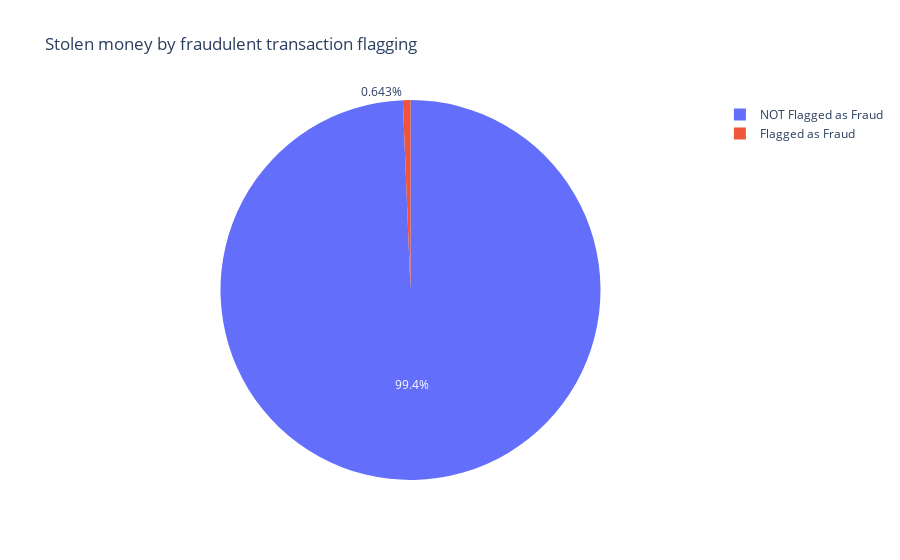

Notebook source saved alongside this figure:
### Markdown cell above
As we can see from this output, the transactions that were NOT flagged as fraud, were transferring millions of dollars to other accounts, so the business model is not performing correct when determining to flag an transaction as fraud or not, because the majority of the money transferred(stolen), are those that are not flagged as fraud, as you can see from the chart below. The total money stolen from transactions that **are** fraud consists of 0.643% of the total money stolen.

### Code cell
px.pie(all_fraud_transactions, names=['Flagged as Fraud', 'NOT Flagged as Fraud'], values=[all_fraud_flagged_transactions['total_money_transferred'].sum(), all_fraud_not_flagged_transactions['total_money_transferred'].sum()], title='Stolen money by fraudulent transaction flagging')

### Figure 1 — Plotly figure (JSON) as saved in the notebook; plotly's stock layout.template omitted (floating-point values rounded to 4 significant figures)
{"data": [{"domain": {"x": [0, 1], "y": [0, 1]}, "hovertemplate": "label=%{label}<br>value=%{value}<extra></extra>", "labels": ["Flagged as Fraud", "NOT Flagged as Fraud"], "legendgroup": "", "name": "", "showlegend": true, "type": "pie", "values": [77790000.0, 12020000000.0]}], "layout": {"legend": {"tracegroupgap": 0}, "title": {"text": "Stolen money by fraudulent transaction flagging"}}}
